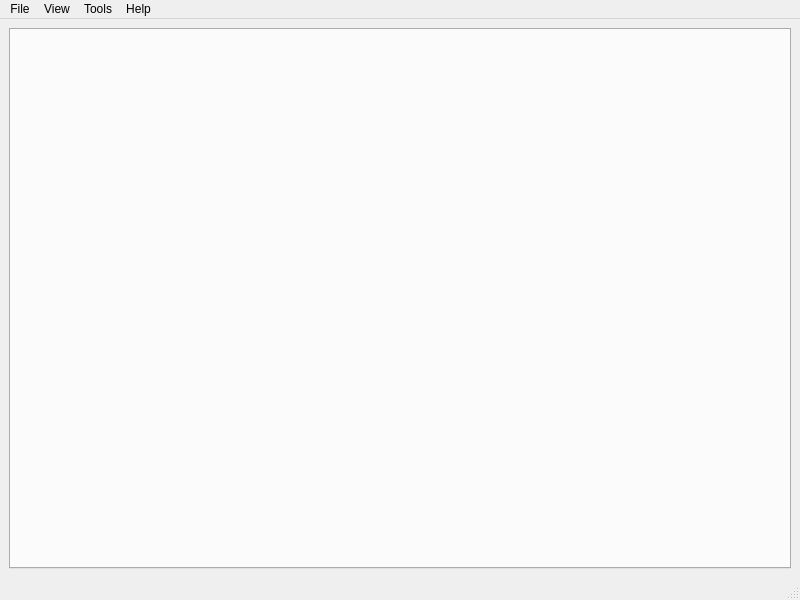
<?xml version="1.0" encoding="UTF-8"?>
<ui version="4.0">
 <class>MainWindow</class>
 <widget class="QMainWindow" name="MainWindow">
  <property name="geometry">
   <rect>
    <x>0</x>
    <y>0</y>
    <width>800</width>
    <height>600</height>
   </rect>
  </property>
  <property name="windowTitle">
   <string/>
  </property>
  <property name="windowIcon">
   <iconset resource="app_new.qrc">
    <normaloff>:/app_new/medfisis.ico</normaloff>:/app_new/medfisis.ico</iconset>
  </property>
  <widget class="QWidget" name="centralwidget">
   <layout class="QGridLayout" name="gridLayout">
    <item row="0" column="0">
     <widget class="QTabWidget" name="tabWidget"/>
    </item>
   </layout>
  </widget>
  <widget class="QMenuBar" name="menubar">
   <property name="geometry">
    <rect>
     <x>0</x>
     <y>0</y>
     <width>800</width>
     <height>18</height>
    </rect>
   </property>
   <widget class="QMenu" name="menuSampling_Operation">
    <property name="title">
     <string>File</string>
    </property>
    <addaction name="actionNew"/>
    <addaction name="actionLoad"/>
    <addaction name="actionClose"/>
    <addaction name="actionSave"/>
    <addaction name="separator"/>
    <addaction name="actionExit"/>
   </widget>
   <widget class="QMenu" name="menuHelp">
    <property name="title">
     <string>Help</string>
    </property>
    <addaction name="actionAbout_this_project"/>
    <addaction name="actionMedfisis_Help"/>
   </widget>
   <widget class="QMenu" name="menuView">
    <property name="title">
     <string>View</string>
    </property>
    <addaction name="actionReports"/>
    <addaction name="actionRegions"/>
   </widget>
   <widget class="QMenu" name="menuTools">
    <property name="title">
     <string>Tools</string>
    </property>
    <widget class="QMenu" name="menuMaintenance_Tasks">
     <property name="title">
      <string>Maintenance Tasks</string>
     </property>
     <addaction name="actionImport"/>
     <addaction name="actionExport"/>
     <addaction name="actionRebuild_Indexes"/>
    </widget>
    <widget class="QMenu" name="menuTransform_Data">
     <property name="title">
      <string>Transform Data</string>
     </property>
     <addaction name="actionGeneralize_Regions"/>
    </widget>
    <addaction name="menuMaintenance_Tasks"/>
    <addaction name="menuTransform_Data"/>
   </widget>
   <addaction name="menuSampling_Operation"/>
   <addaction name="menuView"/>
   <addaction name="menuTools"/>
   <addaction name="menuHelp"/>
  </widget>
  <widget class="QStatusBar" name="statusbar"/>
  <action name="actionNew">
   <property name="icon">
    <iconset resource="app_new.qrc">
     <normaloff>:/app_new/empty.png</normaloff>:/app_new/empty.png</iconset>
   </property>
   <property name="text">
    <string>New</string>
   </property>
   <property name="statusTip">
    <string>New sampling operation</string>
   </property>
   <property name="whatsThis">
    <string>Starts a new sampling operation</string>
   </property>
   <property name="shortcut">
    <string>Ctrl+N</string>
   </property>
  </action>
  <action name="actionLoad">
   <property name="icon">
    <iconset resource="app_new.qrc">
     <normaloff>:/app_new/folder.png</normaloff>:/app_new/folder.png</iconset>
   </property>
   <property name="text">
    <string>Open</string>
   </property>
   <property name="statusTip">
    <string>Open a file</string>
   </property>
   <property name="whatsThis">
    <string>Opens an existent file</string>
   </property>
   <property name="shortcut">
    <string>Ctrl+O</string>
   </property>
  </action>
  <action name="actionExit">
   <property name="icon">
    <iconset resource="app_new.qrc">
     <normaloff>:/app_new/exit.png</normaloff>:/app_new/exit.png</iconset>
   </property>
   <property name="text">
    <string>Exit</string>
   </property>
   <property name="statusTip">
    <string>Exit app</string>
   </property>
   <property name="whatsThis">
    <string>Exits application</string>
   </property>
   <property name="shortcut">
    <string>Ctrl+X</string>
   </property>
  </action>
  <action name="actionAbout">
   <property name="text">
    <string>About this application</string>
   </property>
   <property name="shortcut">
    <string>Ctrl+A</string>
   </property>
  </action>
  <action name="actionSave">
   <property name="icon">
    <iconset resource="app_new.qrc">
     <normaloff>:/app_new/3floppy_unmount.png</normaloff>:/app_new/3floppy_unmount.png</iconset>
   </property>
   <property name="text">
    <string>Save</string>
   </property>
   <property name="statusTip">
    <string>Save sampling operation</string>
   </property>
   <property name="whatsThis">
    <string>Saves this sampling operation</string>
   </property>
   <property name="shortcut">
    <string>Ctrl+S</string>
   </property>
  </action>
  <action name="actionAbout_Qt">
   <property name="icon">
    <iconset resource="app_new.qrc">
     <normaloff>:/app_new/qt-logo.gif</normaloff>:/app_new/qt-logo.gif</iconset>
   </property>
   <property name="text">
    <string>About Qt</string>
   </property>
   <property name="shortcut">
    <string>Ctrl+Q</string>
   </property>
  </action>
  <action name="actionAbout_this_project">
   <property name="icon">
    <iconset resource="app_new.qrc">
     <normaloff>:/app_new/kontact.png</normaloff>:/app_new/kontact.png</iconset>
   </property>
   <property name="text">
    <string>About this project</string>
   </property>
   <property name="shortcut">
    <string>Ctrl+P</string>
   </property>
  </action>
  <action name="actionClose">
   <property name="icon">
    <iconset resource="app_new.qrc">
     <normaloff>:/app_new/fileclose.png</normaloff>:/app_new/fileclose.png</iconset>
   </property>
   <property name="text">
    <string>Close</string>
   </property>
   <property name="statusTip">
    <string>Close file</string>
   </property>
   <property name="whatsThis">
    <string>Close current file</string>
   </property>
   <property name="shortcut">
    <string>Ctrl+C</string>
   </property>
  </action>
  <action name="actionReports">
   <property name="icon">
    <iconset resource="app_new.qrc">
     <normaloff>:/app_new/kpresenter.png</normaloff>:/app_new/kpresenter.png</iconset>
   </property>
   <property name="text">
    <string>Reports</string>
   </property>
   <property name="statusTip">
    <string>View reports</string>
   </property>
   <property name="whatsThis">
    <string>Shows the reports</string>
   </property>
   <property name="shortcut">
    <string>Ctrl+P</string>
   </property>
  </action>
  <action name="actionImport">
   <property name="icon">
    <iconset resource="app_new.qrc">
     <normaloff>:/app_new/folder_inbox.png</normaloff>:/app_new/folder_inbox.png</iconset>
   </property>
   <property name="text">
    <string>Import</string>
   </property>
   <property name="shortcut">
    <string>Ctrl+I</string>
   </property>
  </action>
  <action name="actionExport">
   <property name="icon">
    <iconset resource="app_new.qrc">
     <normaloff>:/app_new/folder_outbox.png</normaloff>:/app_new/folder_outbox.png</iconset>
   </property>
   <property name="text">
    <string>Export</string>
   </property>
   <property name="shortcut">
    <string>Ctrl+E</string>
   </property>
  </action>
  <action name="actionRegions">
   <property name="icon">
    <iconset resource="app_new.qrc">
     <normaloff>:/app_new/tree.png</normaloff>:/app_new/tree.png</iconset>
   </property>
   <property name="text">
    <string>Regions</string>
   </property>
   <property name="iconText">
    <string>View tree-model of regions</string>
   </property>
   <property name="toolTip">
    <string>View tree-model of regions</string>
   </property>
   <property name="statusTip">
    <string>View tree-model of regions</string>
   </property>
   <property name="whatsThis">
    <string>View tree-model of regions</string>
   </property>
   <property name="shortcut">
    <string>Ctrl+R</string>
   </property>
  </action>
  <action name="actionRebuild_Indexes">
   <property name="icon">
    <iconset resource="app_new.qrc">
     <normaloff>:/app_new/configure_toolbars.png</normaloff>:/app_new/configure_toolbars.png</iconset>
   </property>
   <property name="text">
    <string>Rebuild Indexes</string>
   </property>
   <property name="iconText">
    <string>Compact the Database, by rebuilding the indexes</string>
   </property>
   <property name="toolTip">
    <string>Compact the Database, by rebuilding the indexes</string>
   </property>
   <property name="statusTip">
    <string>Compact the Database, by rebuilding the indexes</string>
   </property>
   <property name="whatsThis">
    <string>Compacts the Database, by rebuilding the indexes</string>
   </property>
   <property name="shortcut">
    <string>Ctrl+I</string>
   </property>
  </action>
  <action name="actionGeneralize_Regions">
   <property name="icon">
    <iconset resource="app_new.qrc">
     <normaloff>:/app_new/launch.png</normaloff>:/app_new/launch.png</iconset>
   </property>
   <property name="text">
    <string>Generalize Regions</string>
   </property>
   <property name="iconText">
    <string>Convert regions on an adjacency list, to a nested set representation</string>
   </property>
   <property name="toolTip">
    <string>Convert regions on an adjacency list, to a nested set representation</string>
   </property>
   <property name="statusTip">
    <string>Convert regions on an adjacency list, to a nested set representation</string>
   </property>
   <property name="whatsThis">
    <string>Converts regions on an adjacency list, to a nested set representation</string>
   </property>
   <property name="shortcut">
    <string>Ctrl+G</string>
   </property>
  </action>
  <action name="actionMedfisis_Help">
   <property name="icon">
    <iconset resource="app_new.qrc">
     <normaloff>:/app_new/ktip.png</normaloff>:/app_new/ktip.png</iconset>
   </property>
   <property name="text">
    <string>FaoCAS Help</string>
   </property>
   <property name="statusTip">
    <string>Help Browser</string>
   </property>
   <property name="whatsThis">
    <string>Calls Help Browser</string>
   </property>
   <property name="shortcut">
    <string>F1</string>
   </property>
  </action>
 </widget>
 <resources>
  <include location="app_new.qrc"/>
 </resources>
 <connections>
  <connection>
   <sender>actionExit</sender>
   <signal>triggered()</signal>
   <receiver>MainWindow</receiver>
   <slot>close()</slot>
   <hints>
    <hint type="sourcelabel">
     <x>-1</x>
     <y>-1</y>
    </hint>
    <hint type="destinationlabel">
     <x>399</x>
     <y>299</y>
    </hint>
   </hints>
  </connection>
  <connection>
   <sender>actionNew</sender>
   <signal>triggered()</signal>
   <receiver>MainWindow</receiver>
   <slot>newTabs()</slot>
   <hints>
    <hint type="sourcelabel">
     <x>-1</x>
     <y>-1</y>
    </hint>
    <hint type="destinationlabel">
     <x>399</x>
     <y>299</y>
    </hint>
   </hints>
  </connection>
 </connections>
 <slots>
  <slot>showFrameDetails()</slot>
  <slot>newTabs()</slot>
 </slots>
</ui>
